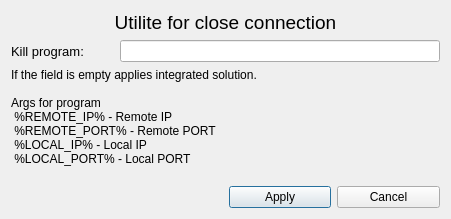
<?xml version="1.0" encoding="UTF-8"?>
<ui version="4.0">
 <class>setupUtiliteKill</class>
 <widget class="QDialog" name="setupUtiliteKill">
  <property name="geometry">
   <rect>
    <x>0</x>
    <y>0</y>
    <width>451</width>
    <height>197</height>
   </rect>
  </property>
  <property name="windowTitle">
   <string>Dialog</string>
  </property>
  <layout class="QGridLayout" name="gridLayout">
   <item row="0" column="0" colspan="4">
    <widget class="QLabel" name="label_2">
     <property name="font">
      <font>
       <pointsize>14</pointsize>
      </font>
     </property>
     <property name="text">
      <string>Utilite for close connection</string>
     </property>
     <property name="alignment">
      <set>Qt::AlignCenter</set>
     </property>
    </widget>
   </item>
   <item row="1" column="0">
    <widget class="QLabel" name="label">
     <property name="font">
      <font>
       <pointsize>10</pointsize>
      </font>
     </property>
     <property name="text">
      <string>Kill program:</string>
     </property>
    </widget>
   </item>
   <item row="1" column="1" colspan="3">
    <widget class="QLineEdit" name="lineEdit"/>
   </item>
   <item row="2" column="0" colspan="4">
    <widget class="QLabel" name="label_3">
     <property name="text">
      <string>If the field is empty applies integrated solution.

Args for program
 %REMOTE_IP% - Remote IP 
 %REMOTE_PORT% - Remote PORT
 %LOCAL_IP% - Local IP 
 %LOCAL_PORT% - Local PORT
</string>
     </property>
     <property name="alignment">
      <set>Qt::AlignLeading|Qt::AlignLeft|Qt::AlignTop</set>
     </property>
    </widget>
   </item>
   <item row="3" column="2">
    <widget class="QPushButton" name="pushButton_2">
     <property name="text">
      <string>Apply</string>
     </property>
    </widget>
   </item>
   <item row="3" column="3">
    <widget class="QPushButton" name="pushButton">
     <property name="text">
      <string>Cancel</string>
     </property>
    </widget>
   </item>
  </layout>
 </widget>
 <resources/>
 <connections/>
</ui>
